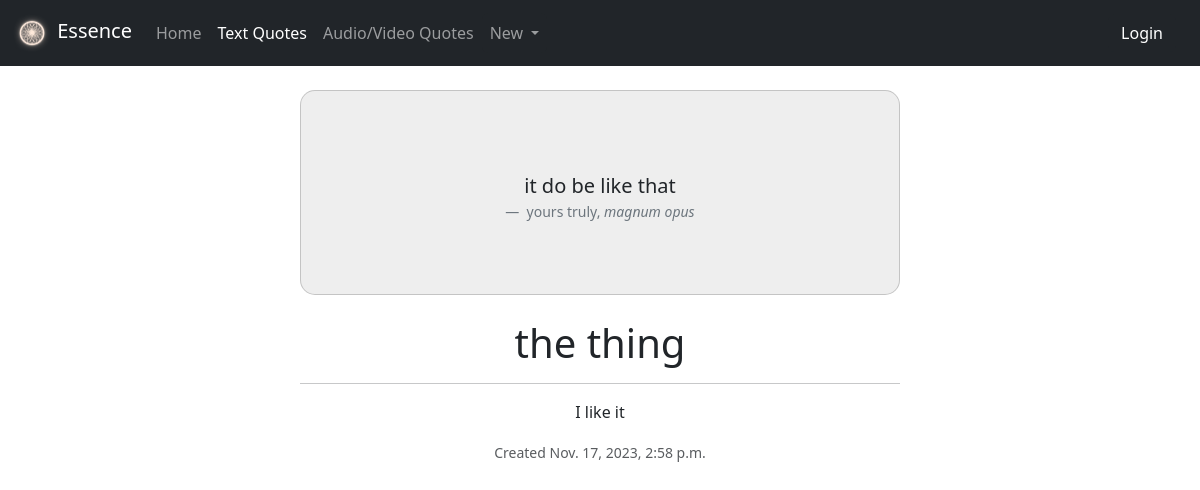
/essence/textquote/12/, run on the app's committed database.
### essence/models.py (models this page shows, shortened)
class TextQuote(models.Model):
    user = models.ForeignKey(User, on_delete=models.DO_NOTHING, default=1)
    metadata = models.OneToOneField(Quote, on_delete=models.CASCADE, primary_key=True)
    quote_text = models.TextField()
    author = models.CharField(max_length=200)
    text_title = models.CharField(max_length=200)

class Quote(models.Model):
    title = models.CharField(max_length=200)
    description = models.TextField(blank=True)
    entry_timestamp = models.DateTimeField(default=timezone.now)

### essence/views.py (the view)
# urls.py: path("textquote/<int:pk>/", views.TextQuoteView.as_view(), name="text_detail"),
class TextQuoteView(generic.DetailView):
    model = TextQuote
    template_name = "essence/textdetail.html"

### essence/templates/essence/textdetail.html (shortened to what this page needs)
{%extends './detail.html'%}
{%block quote_content%}
<figure class="text-center mb-4">
    <blockquote class="blockquote">
        <p class="pb-3">
        <span class="lead">{{textquote.quote_text|linebreaks}}</span>
        </p>
    </blockquote>
    <figcaption class="blockquote-footer mb-0">
        {{textquote.author}}, <i> {{textquote.text_title}} </i>
    </figcaption>
</figure>
{%endblock%}

### essence/templates/essence/detail.html
{% extends './base.html' %}
{% block content %}
<div class="col-6 mx-auto">
    <div class="card" style="border-radius: 15px; background-color: #EEE;">
        <div class="card-body p-5">
            {%block quote_content%}
            {%endblock%}
        </div>
    </div>
    <div class="text-center pt-4">
        <h1 class="display-6">{{object.metadata.title}}</h1>
        {%if object.metadata.description %}
        <hr>
        <p>
            {{object.metadata.description}}
        </p>
        {%endif%}
        <p>
            <small class="text-muted"> Created {{object.metadata.entry_timestamp}}</small>
        </p>
    </div>
</div>
{% endblock %}

### data on the page
TextQuote: quote_text "it do be like that", author "yours truly", text_title "magnum opus", metadata "the thing", metadata.description "I like it", metadata.entry_timestamp "Nov. 17, 2023, 2:58 p.m."
